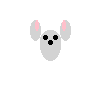

This figure's Python source:
from PIL import Image, ImageDraw

# Create a new RGBA image with a transparent background
image = Image.new("RGBA", (100, 100), (255, 255, 255, 0))
draw = ImageDraw.Draw(image)

# Rabbit colors and characteristics
rabbit_color = "lightgray"
ear_color = "pink"
eye_color = "black"

# Draw the rabbit's body
draw.ellipse((40, 30, 60, 60), fill=rabbit_color)

# Draw the head
draw.ellipse((40, 30, 60, 50), fill=rabbit_color)

# Draw curved ears
draw.ellipse((30, 20, 40, 40), fill=rabbit_color)  # Left ear base
draw.ellipse((60, 20, 70, 40), fill=rabbit_color)  # Right ear base


# Add pink inner ear
draw.ellipse((35, 20, 38, 30), fill=ear_color)  # Left inner ear
draw.ellipse((62, 20, 65, 30), fill=ear_color)  # Right inner ear

# Draw the eyes
draw.ellipse((43, 35, 47, 39), fill=eye_color)  # Left eye
draw.ellipse((53, 35, 57, 39), fill=eye_color)  # Right eye

# Draw the nose
draw.ellipse((48, 40, 52, 44), fill=eye_color)

image.save("lapin.png")